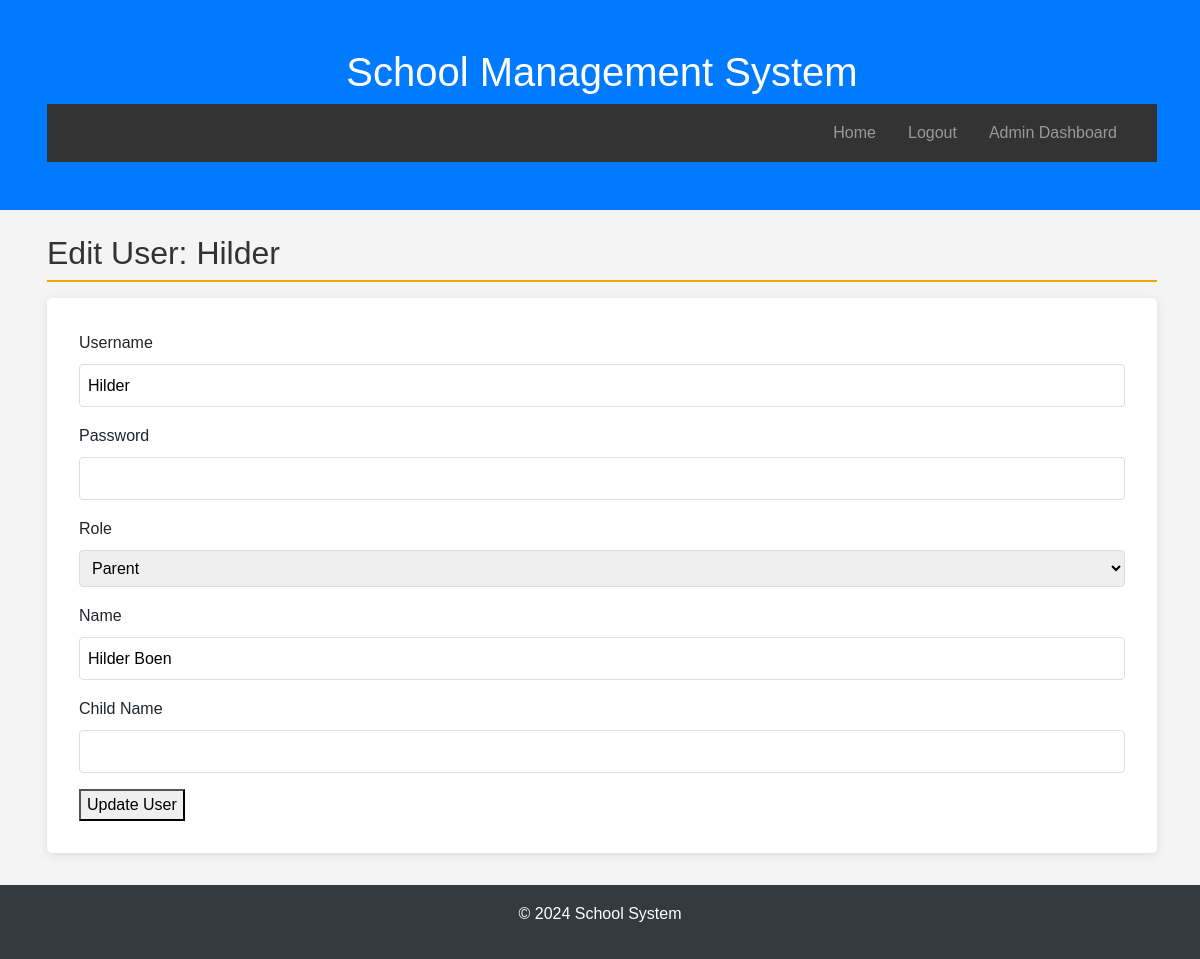
The page /edit_user/2 (signed in) on the database its author committed.
### models.py (models this page shows, shortened)
class User(UserMixin, db.Model):
    __tablename__ = 'users'
    id = db.Column(db.Integer, primary_key=True)
    username = db.Column(db.String(150), unique=True, nullable=False)
    password_hash = db.Column(db.String(256), nullable=False)
    role = db.Column(db.String(50), nullable=False)  # Roles: 'admin', 'teacher', 'parent', 'finance'
    name = db.Column(db.String(150), nullable=False, server_default='Default Name')

### app.py (the view, shortened to what this page needs)
@app.route('/edit_user/<int:user_id>', methods=['GET', 'POST'])
@login_required
def edit_user(user_id):
    user = User.query.get_or_404(user_id)
    if current_user.role != 'admin':
        flash('You are not authorized to perform this action.')
        return redirect(url_for('login'))
    form = CreateUserForm(obj=user)
    return render_template('edit_user.html', form=form, user=user)

### forms.py
class CreateUserForm(FlaskForm):
    username = StringField('Username', validators=[DataRequired(), Length(min=4, max=150)])
    password = PasswordField('Password', validators=[DataRequired()])
    role = SelectField('Role', choices=[('admin', 'Admin'), ('teacher', 'Teacher'), ('parent', 'Parent'), ('finance', 'Finance')], validators=[DataRequired()])
    name = StringField('Name', validators=[DataRequired()])
    subject = StringField('Subject')  # For teachers
    child_name = StringField('Child Name')  # For parents
    department = StringField('Department')  # For finance
    submit = SubmitField('Create User')

### app.py (called while the page is built)
@login_manager.user_loader
def load_user(user_id):
    return User.query.get(int(user_id))

### templates/edit_user.html (shortened to what this page needs)
{% extends 'base.html' %}
{% block content %}
<h2>Edit User: {{ user.username }}</h2>
<form method="POST">
    <div>
        {{ form.username.label }}<br>
        {{ form.username(size=32) }}<br>
    </div>
    <div>
        {{ form.password.label }}<br>
        {{ form.password(size=32) }}<br>
    </div>
    <div>
        {{ form.role.label }}<br>
        {{ form.role() }}<br>
    </div>
    <div>
        {{ form.name.label }}<br>
        {{ form.name(size=32) }}<br>
    </div>
    <div>
        {% if user.role == 'teacher' %}
            {{ form.subject.label }}<br>
            {{ form.subject(size=32) }}<br>
        {% elif user.role == 'parent' %}
            {{ form.child_name.label }}<br>
            {{ form.child_name(size=32) }}<br>
        {% elif user.role == 'finance' %}
            {{ form.department.label }}<br>
            {{ form.department(size=32) }}<br>
        {% endif %}
    </div>
    <div>
        <button type="submit">Update User</button>
    </div>
</form>
{% endblock %}

### static/css/styles.css (style rules this page uses)
body { font-family: Arial, sans-serif; background-color: #f4f4f4; margin: 0; padding: 0; line-height: 1.6; }
h2 { color: #333; margin-bottom: 1rem; border-bottom: 2px solid #f0a500; padding-bottom: 0.5rem; }
form { background-color: #fff; padding: 2rem; border-radius: 5px; box-shadow: 0 2px 10px rgba(0, 0, 0, 0.1); margin-bottom: 2rem; }
form input, form select, form textarea { width: 100%; padding: 0.5rem; margin-bottom: 1rem; border: 1px solid #ddd; border-radius: 4px; transition: border-color 0.3s ease; }

### rows shown on the page
User: username "Hilder", role "Parent", name "Hilder Boen"
